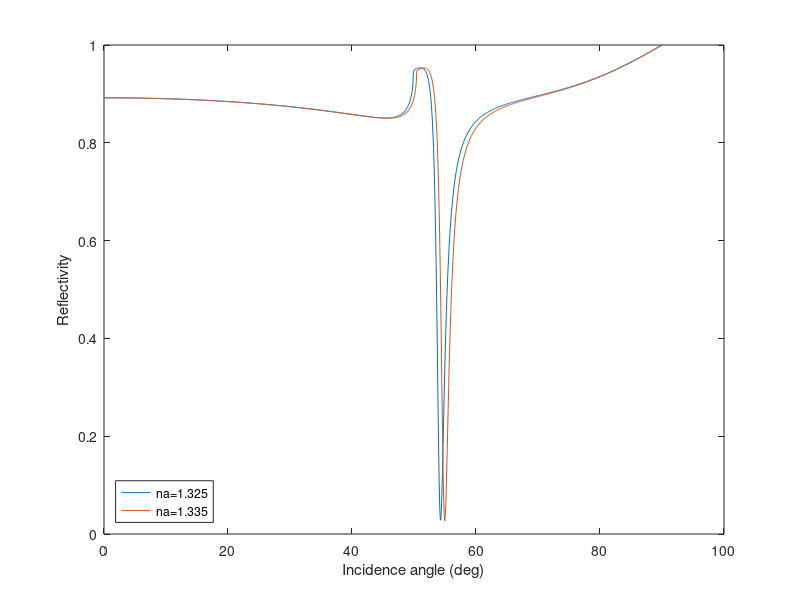

Write the MATLAB code that produced this figure.
%This program deals with two values of na 
clear;
lambda=633e-9;%wavelength of incident light in vacuum at which nm is as follows
nm=0.1325+4.0203i;%real part is normal refractive index and complex part
%is the decay term
%nm=0.1325;
np=1.732;%refractive index of prism 
na=[1.325;1.335];%Make column vector of refractive index of analyte so that matrix dimension get 1Xmany(theta takes many values) to 2Xmany
u=pi*4e-7;%magnetic permeability of non-magnetic substances(assumed)
dm=43e-9;%thickness of metal layer
theta=linspace(0,90,1000);%angle in prism(angle of incidence)
costheta=sqrt(1-((sind(theta)).^2).*((np^2)/(nm^2)));
b=(costheta).*((360*nm*dm)/lambda);
qp=(cosd(theta)).*((sqrt(u))/np);
qa=(sqrt(1-((sind(theta)).^2).*((np^2)./(na.^2)))).*((sqrt(u))./na);
qm=costheta.*(sqrt(u)/nm);
M=[cosd(b);-((sind(b)).*(1i./qm));-((sind(b)).*(1i.*qm));cosd(b)];
r=((M(1,:)+(M(2,:)).*qa).*qp-(M(3,:)+(M(4,:)).*qa))./((M(1,:)+(M(2,:)).*qa).*qp+(M(3,:)+(M(4,:)).*qa));
%r=((M11+M12.*qn).*q0-(M21+M22.*qn))./((M11+M12.*qn).*q0+(M21+M22.*qn));
R=(abs(r)).^2;
plot(theta,R);
xlabel('Incidence angle (deg)'); 
ylabel('Reflectivity');
legend({'na=1.325','na=1.335'},'Location','southwest');
%{
%Below is the block to find extrema
indexmin = find(min(R) == R); 
thetamin = theta(indexmin); 
Rmin = R(indexmin);
indexmax = find(max(R) == R);
thetamax = theta(indexmax); 
Rmax = R(indexmax); 
%Above is the block to find extrema
%}